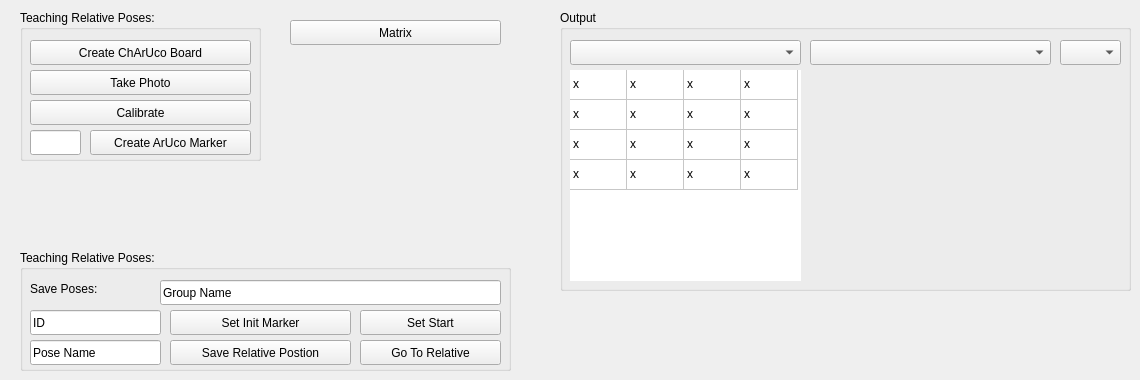
    <widget class="QWidget" name="tab_4">
     <attribute name="title">
      <string>Misc</string>
     </attribute>
     <widget class="QPushButton" name="pushButton_9">
      <property name="geometry">
       <rect>
        <x>290</x>
        <y>20</y>
        <width>211</width>
        <height>25</height>
       </rect>
      </property>
      <property name="text">
       <string>Matrix</string>
      </property>
     </widget>
     <widget class="QGroupBox" name="groupBox_6">
      <property name="geometry">
       <rect>
        <x>20</x>
        <y>10</y>
        <width>241</width>
        <height>151</height>
       </rect>
      </property>
      <property name="title">
       <string>Teaching Relative Poses:</string>
      </property>
      <widget class="QPushButton" name="pushButton_11">
       <property name="geometry">
        <rect>
         <x>70</x>
         <y>120</y>
         <width>161</width>
         <height>25</height>
        </rect>
       </property>
       <property name="text">
        <string>Create ArUco Marker</string>
       </property>
      </widget>
      <widget class="QPushButton" name="pushButton_10">
       <property name="geometry">
        <rect>
         <x>10</x>
         <y>30</y>
         <width>221</width>
         <height>25</height>
        </rect>
       </property>
       <property name="text">
        <string>Create ChArUco Board</string>
       </property>
      </widget>
      <widget class="QLineEdit" name="lineEdit_3">
       <property name="geometry">
        <rect>
         <x>10</x>
         <y>120</y>
         <width>51</width>
         <height>25</height>
        </rect>
       </property>
      </widget>
      <widget class="QPushButton" name="pushButton_12">
       <property name="geometry">
        <rect>
         <x>10</x>
         <y>60</y>
         <width>221</width>
         <height>25</height>
        </rect>
       </property>
       <property name="text">
        <string>Take Photo</string>
       </property>
      </widget>
      <widget class="QPushButton" name="pushButton_13">
       <property name="geometry">
        <rect>
         <x>10</x>
         <y>90</y>
         <width>221</width>
         <height>25</height>
        </rect>
       </property>
       <property name="text">
        <string>Calibrate</string>
       </property>
      </widget>
     </widget>
     <widget class="QGroupBox" name="groupBox_7">
      <property name="geometry">
       <rect>
        <x>20</x>
        <y>250</y>
        <width>491</width>
        <height>121</height>
       </rect>
      </property>
      <property name="title">
       <string>Teaching Relative Poses:</string>
      </property>
      <widget class="QLineEdit" name="lineEdit_5">
       <property name="geometry">
        <rect>
         <x>10</x>
         <y>90</y>
         <width>131</width>
         <height>25</height>
        </rect>
       </property>
       <property name="text">
        <string>Pose Name</string>
       </property>
      </widget>
      <widget class="QPushButton" name="pushButton_16">
       <property name="geometry">
        <rect>
         <x>150</x>
         <y>90</y>
         <width>181</width>
         <height>25</height>
        </rect>
       </property>
       <property name="text">
        <string>Save Relative Postion</string>
       </property>
      </widget>
      <widget class="QPushButton" name="pushButton_15">
       <property name="geometry">
        <rect>
         <x>150</x>
         <y>60</y>
         <width>181</width>
         <height>25</height>
        </rect>
       </property>
       <property name="text">
        <string>Set Init Marker</string>
       </property>
      </widget>
      <widget class="QLineEdit" name="lineEdit_10">
       <property name="geometry">
        <rect>
         <x>140</x>
         <y>30</y>
         <width>341</width>
         <height>25</height>
        </rect>
       </property>
       <property name="text">
        <string>Group Name</string>
       </property>
      </widget>
      <widget class="QLabel" name="label_7">
       <property name="geometry">
        <rect>
         <x>10</x>
         <y>30</y>
         <width>101</width>
         <height>17</height>
        </rect>
       </property>
       <property name="text">
        <string>Save Poses:</string>
       </property>
      </widget>
      <widget class="QPushButton" name="pushButton_20">
       <property name="geometry">
        <rect>
         <x>340</x>
         <y>90</y>
         <width>141</width>
         <height>25</height>
        </rect>
       </property>
       <property name="text">
        <string>Go To Relative</string>
       </property>
      </widget>
      <widget class="QLineEdit" name="lineEdit_4">
       <property name="geometry">
        <rect>
         <x>10</x>
         <y>60</y>
         <width>131</width>
         <height>25</height>
        </rect>
       </property>
       <property name="text">
        <string>ID</string>
       </property>
      </widget>
      <widget class="QPushButton" name="pushButton_19">
       <property name="geometry">
        <rect>
         <x>340</x>
         <y>60</y>
         <width>141</width>
         <height>25</height>
        </rect>
       </property>
       <property name="text">
        <string>Set Start</string>
       </property>
      </widget>
     </widget>
     <widget class="QGroupBox" name="groupBox_8">
      <property name="geometry">
       <rect>
        <x>560</x>
        <y>10</y>
        <width>571</width>
        <height>281</height>
       </rect>
      </property>
      <property name="title">
       <string>Output</string>
      </property>
      <widget class="QComboBox" name="comboBox_2">
       <property name="geometry">
        <rect>
         <x>500</x>
         <y>30</y>
         <width>61</width>
         <height>25</height>
        </rect>
       </property>
      </widget>
      <widget class="QComboBox" name="comboBox_4">
       <property name="geometry">
        <rect>
         <x>10</x>
         <y>30</y>
         <width>231</width>
         <height>25</height>
        </rect>
       </property>
      </widget>
      <widget class="QTableWidget" name="tableWidget_2">
       <property name="enabled">
        <bool>true</bool>
       </property>
       <property name="geometry">
        <rect>
         <x>10</x>
         <y>60</y>
         <width>231</width>
         <height>211</height>
        </rect>
       </property>
       <property name="sizePolicy">
        <sizepolicy hsizetype="Minimum" vsizetype="Minimum">
         <horstretch>0</horstretch>
         <verstretch>0</verstretch>
        </sizepolicy>
       </property>
       <property name="layoutDirection">
        <enum>Qt::LeftToRight</enum>
       </property>
       <property name="autoFillBackground">
        <bool>true</bool>
       </property>
       <property name="frameShape">
        <enum>QFrame::NoFrame</enum>
       </property>
       <property name="frameShadow">
        <enum>QFrame::Plain</enum>
       </property>
       <property name="verticalScrollBarPolicy">
        <enum>Qt::ScrollBarAlwaysOff</enum>
       </property>
       <property name="horizontalScrollBarPolicy">
        <enum>Qt::ScrollBarAlwaysOff</enum>
       </property>
       <property name="sizeAdjustPolicy">
        <enum>QAbstractScrollArea::AdjustIgnored</enum>
       </property>
       <property name="autoScroll">
        <bool>true</bool>
       </property>
       <property name="editTriggers">
        <set>QAbstractItemView::AnyKeyPressed|QAbstractItemView::DoubleClicked|QAbstractItemView::EditKeyPressed</set>
       </property>
       <property name="tabKeyNavigation">
        <bool>true</bool>
       </property>
       <property name="selectionMode">
        <enum>QAbstractItemView::NoSelection</enum>
       </property>
       <property name="textElideMode">
        <enum>Qt::ElideRight</enum>
       </property>
       <property name="showGrid">
        <bool>true</bool>
       </property>
       <property name="gridStyle">
        <enum>Qt::SolidLine</enum>
       </property>
       <property name="sortingEnabled">
        <bool>false</bool>
       </property>
       <property name="wordWrap">
        <bool>false</bool>
       </property>
       <property name="cornerButtonEnabled">
        <bool>false</bool>
       </property>
       <attribute name="horizontalHeaderVisible">
        <bool>false</bool>
       </attribute>
       <attribute name="horizontalHeaderDefaultSectionSize">
        <number>57</number>
       </attribute>
       <attribute name="verticalHeaderVisible">
        <bool>false</bool>
       </attribute>
       <row>
        <property name="text">
         <string>1</string>
        </property>
       </row>
       <row>
        <property name="text">
         <string>2</string>
        </property>
       </row>
       <row>
        <property name="text">
         <string>3</string>
        </property>
       </row>
       <row>
        <property name="text">
         <string>4</string>
        </property>
       </row>
       <column>
        <property name="text">
         <string>1</string>
        </property>
       </column>
       <column>
        <property name="text">
         <string>2</string>
        </property>
       </column>
       <column>
        <property name="text">
         <string>3</string>
        </property>
       </column>
       <column>
        <property name="text">
         <string>4</string>
        </property>
       </column>
       <item row="0" column="0">
        <property name="text">
         <string>x</string>
        </property>
       </item>
       <item row="0" column="1">
        <property name="text">
         <string>x</string>
        </property>
       </item>
       <item row="0" column="2">
        <property name="text">
         <string>x</string>
        </property>
       </item>
       <item row="0" column="3">
        <property name="text">
         <string>x</string>
        </property>
       </item>
       <item row="1" column="0">
        <property name="text">
         <string>x</string>
        </property>
       </item>
       <item row="1" column="1">
        <property name="text">
         <string>x</string>
        </property>
       </item>
       <item row="1" column="2">
        <property name="text">
         <string>x</string>
        </property>
       </item>
       <item row="1" column="3">
        <property name="text">
         <string>x</string>
        </property>
       </item>
       <item row="2" column="0">
        <property name="text">
         <string>x</string>
        </property>
       </item>
       <item row="2" column="1">
        <property name="text">
         <string>x</string>
        </property>
       </item>
       <item row="2" column="2">
        <property name="text">
         <string>x</string>
        </property>
       </item>
       <item row="2" column="3">
        <property name="text">
         <string>x</string>
        </property>
       </item>
       <item row="3" column="0">
        <property name="text">
         <string>x</string>
        </property>
       </item>
       <item row="3" column="1">
        <property name="text">
         <string>x</string>
        </property>
       </item>
       <item row="3" column="2">
        <property name="text">
         <string>x</string>
        </property>
       </item>
       <item row="3" column="3">
        <property name="text">
         <string>x</string>
        </property>
       </item>
      </widget>
      <widget class="QComboBox" name="comboBox">
       <property name="geometry">
        <rect>
         <x>250</x>
         <y>30</y>
         <width>241</width>
         <height>25</height>
        </rect>
       </property>
      </widget>
      <widget class="QCustomPlot" name="widget" native="true">
       <property name="geometry">
        <rect>
         <x>250</x>
         <y>60</y>
         <width>311</width>
         <height>211</height>
        </rect>
       </property>
      </widget>
     </widget>
    </widget>
